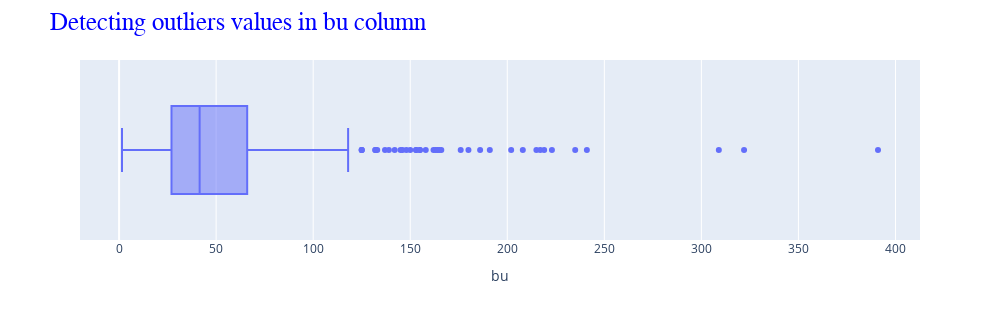

Notebook code for this chart:
### Code cell
ax = px.box( data_frame = data,
        x = 'bu',
        width = 1000, height = 320)

ax.update_layout(
    title = {
        "text" : 'Detecting outliers values in bu column',
        "font" : title_font_dict
    } 
)

### Figure 1 — Plotly figure (JSON) as saved in the notebook; plotly's stock layout.template omitted (floating-point values rounded to 4 significant figures; data arrays with more than 128 entries replaced by an {"elided": "..."} marker saying what was removed)
{"data": [{"alignmentgroup": "True", "hovertemplate": "bu=%{x}<extra></extra>", "legendgroup": "", "marker": {"color": "#636efa"}, "name": "", "notched": false, "offsetgroup": "", "orientation": "h", "showlegend": false, "type": "box", "x": {"elided": "392 float values"}, "x0": " ", "xaxis": "x", "y0": " ", "yaxis": "y"}], "layout": {"boxmode": "group", "height": 320, "legend": {"tracegroupgap": 0}, "margin": {"t": 60}, "title": {"font": {"color": "Blue", "family": "Times New Roman", "size": 25}, "text": "Detecting outliers values in bu column"}, "width": 1000, "xaxis": {"anchor": "y", "domain": [0, 1], "title": {"text": "bu"}}, "yaxis": {"anchor": "x", "domain": [0, 1]}}}
